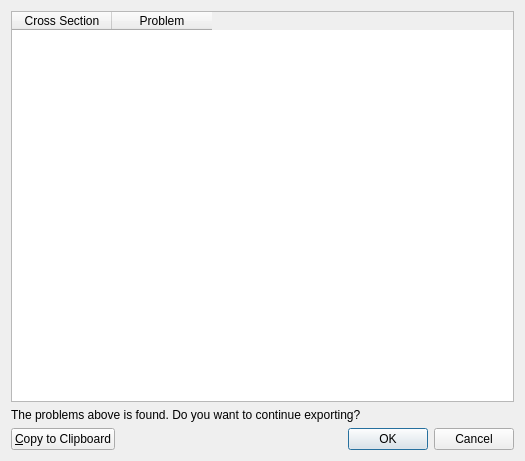
<?xml version="1.0" encoding="UTF-8"?>
<ui version="4.0">
 <class>GeoDataRiverSurveyOdnExporter_ProblemsDialog</class>
 <widget class="QDialog" name="GeoDataRiverSurveyOdnExporter_ProblemsDialog">
  <property name="geometry">
   <rect>
    <x>0</x>
    <y>0</y>
    <width>525</width>
    <height>461</height>
   </rect>
  </property>
  <property name="windowTitle">
   <string>Problems of ODN data</string>
  </property>
  <layout class="QVBoxLayout" name="verticalLayout">
   <item>
    <widget class="QTableWidget" name="tableWidget">
     <column>
      <property name="text">
       <string>Cross Section</string>
      </property>
     </column>
     <column>
      <property name="text">
       <string>Problem</string>
      </property>
     </column>
    </widget>
   </item>
   <item>
    <widget class="QLabel" name="label">
     <property name="text">
      <string>The problems above is found. Do you want to continue exporting?</string>
     </property>
     <property name="wordWrap">
      <bool>true</bool>
     </property>
    </widget>
   </item>
   <item>
    <layout class="QHBoxLayout" name="horizontalLayout" stretch="0,1,0">
     <item>
      <widget class="QPushButton" name="copyToClipboardButton">
       <property name="text">
        <string>&amp;Copy to Clipboard</string>
       </property>
      </widget>
     </item>
     <item>
      <spacer name="horizontalSpacer">
       <property name="orientation">
        <enum>Qt::Horizontal</enum>
       </property>
       <property name="sizeHint" stdset="0">
        <size>
         <width>40</width>
         <height>20</height>
        </size>
       </property>
      </spacer>
     </item>
     <item>
      <widget class="QDialogButtonBox" name="buttonBox">
       <property name="orientation">
        <enum>Qt::Horizontal</enum>
       </property>
       <property name="standardButtons">
        <set>QDialogButtonBox::Cancel|QDialogButtonBox::Ok</set>
       </property>
      </widget>
     </item>
    </layout>
   </item>
  </layout>
 </widget>
 <resources/>
 <connections>
  <connection>
   <sender>buttonBox</sender>
   <signal>accepted()</signal>
   <receiver>GeoDataRiverSurveyOdnExporter_ProblemsDialog</receiver>
   <slot>accept()</slot>
   <hints>
    <hint type="sourcelabel">
     <x>248</x>
     <y>254</y>
    </hint>
    <hint type="destinationlabel">
     <x>157</x>
     <y>274</y>
    </hint>
   </hints>
  </connection>
  <connection>
   <sender>buttonBox</sender>
   <signal>rejected()</signal>
   <receiver>GeoDataRiverSurveyOdnExporter_ProblemsDialog</receiver>
   <slot>reject()</slot>
   <hints>
    <hint type="sourcelabel">
     <x>316</x>
     <y>260</y>
    </hint>
    <hint type="destinationlabel">
     <x>286</x>
     <y>274</y>
    </hint>
   </hints>
  </connection>
 </connections>
</ui>
